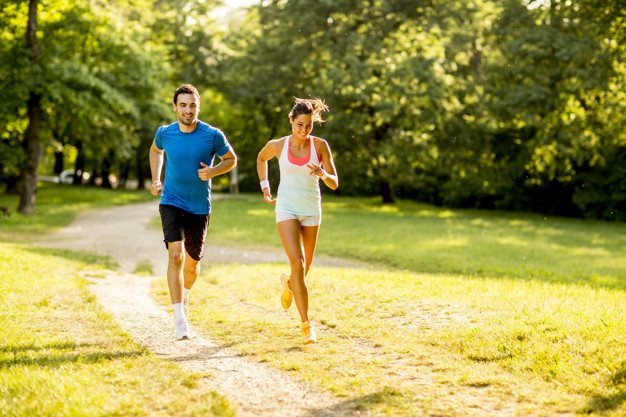
#> input picture Images/Running.png, 626 x 417 px; its folder holds 5 pictures in this run
$ jupyter execute 10_HOG_SVM_People_Detection.ipynb
#> lines starting #> are read from the running program, lines starting #| are printed output that depends on the picture; after the words box and inside, x2 and y2 are one past the last pixel; in counts of white or black regions, pixels touching at a corner belong together
### **People Detection with HOG and a Linear SVM**

[](https://colab.research.google.com/github/jrafa1607/Computer_Vision_In_Python/blob/main/Algorithms/10_HOG_SVM_People_Detection.ipynb)

> The **Histogram of Oriented Gradients (HOG)** describes a window by the distribution of edge directions in small cells. OpenCV ships a **linear SVM** trained on HOG features of pedestrians (Dalal and Triggs, 2005). Sliding a 64×128 window over the image at several scales detects people; **non-maximum suppression** removes overlapping boxes.

[cell 1]
# Import libraries and helpers (images load from ../Images locally, or from GitHub in Colab)
import os
import urllib.request

import cv2
import numpy as np
from matplotlib import pyplot as plt

BASE_URL = "https://raw.githubusercontent.com/jrafa1607/Computer_Vision_In_Python/main/Images/"

def load_image(name, flags=cv2.IMREAD_COLOR):
    """Returns the image in OpenCV format (BGR for color images)."""
#> called with name = 'Running.png', flags = 1
    local = os.path.join("..", "Images", name)
    if os.path.exists(local):
        data = np.fromfile(local, np.uint8)
    else:
        with urllib.request.urlopen(BASE_URL + name) as response:
            data = np.frombuffer(response.read(), np.uint8)
    return cv2.imdecode(data, flags)
#> returned value is the input picture: shape (417, 626, 3); mean B, G, R 78, 152.2, 157.7

def show(images, titles, size=(14, 4)):
    """Shows images side by side; color images are converted from BGR to RGB for Matplotlib."""
    fig, axes = plt.subplots(1, len(images), figsize=size)
    for ax, image, title in zip(np.atleast_1d(axes), images, titles):
        if image.ndim == 3:
            ax.imshow(cv2.cvtColor(image, cv2.COLOR_BGR2RGB))
        else:
            ax.imshow(image, cmap="gray", vmin=0, vmax=255)
        ax.set_title(title)
        ax.axis("off")
    plt.tight_layout()
    plt.show()

#### **How HOG Works**

1. **Gradients:** magnitude and direction of the intensity change at every pixel.
2. **Cells:** the window is split into 8×8-pixel cells; each cell builds a 9-bin histogram of gradient directions weighted by magnitude.
3. **Block normalization:** histograms of 2×2 cells are normalized together, which reduces the effect of lighting and contrast.
4. **Descriptor:** all block histograms are concatenated (3,780 values for a 64×128 window) and scored by the SVM.

[cell 2]
# Load the image and the pretrained people detector
img = load_image("Running.png")
hog = cv2.HOGDescriptor()
hog.setSVMDetector(cv2.HOGDescriptor_getDefaultPeopleDetector())
print("Descriptor length per 64x128 window:", hog.getDescriptorSize())

[cell 3]
# Detect people at several scales and keep the best non-overlapping boxes
boxes, weights = hog.detectMultiScale(img, winStride=(4, 4), padding=(8, 8), scale=1.05)
#> boxes = [[235, 82, 129, 257], [113, 57, 149, 297]]; weights = [1.88, 1.75]
weights = np.ravel(weights).tolist()
keep = np.array(cv2.dnn.NMSBoxes([list(map(int, b)) for b in boxes], weights, 0.5, 0.3)).ravel() if len(boxes) else []
#> keep = [0, 1]

result = img.copy()
for i in keep:
    x, y, w, h = boxes[i]
    cv2.rectangle(result, (x, y), (x + w, y + h), (0, 255, 0), 2)
    cv2.putText(result, f"{weights[i]:.2f}", (x, y - 6), cv2.FONT_HERSHEY_SIMPLEX, 0.6, (0, 255, 0), 2)
#> this loop made 2 passes
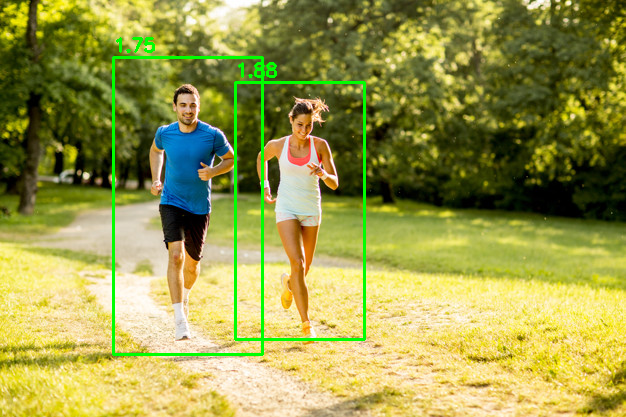
#> result: shape (417, 626, 3); 2.1% of pixels changed, all inside (x1, y1, x2, y2) = (112, 37, 366, 356)
print(f"Raw detections: {len(boxes)} | after NMS: {len(keep)}")
#| Raw detections: 2 | after NMS: 2
show([img, result], ["Original", "People detected (SVM score)"], size=(15, 5))
#> the loop in show, `for ax, image, title in zip(np.atleast_1d(axes), images, titles):` made 2 passes
#> title on passes 1 to 2: 'Original', 'People detected (SVM score)'
#> in show, `plt.show()`:
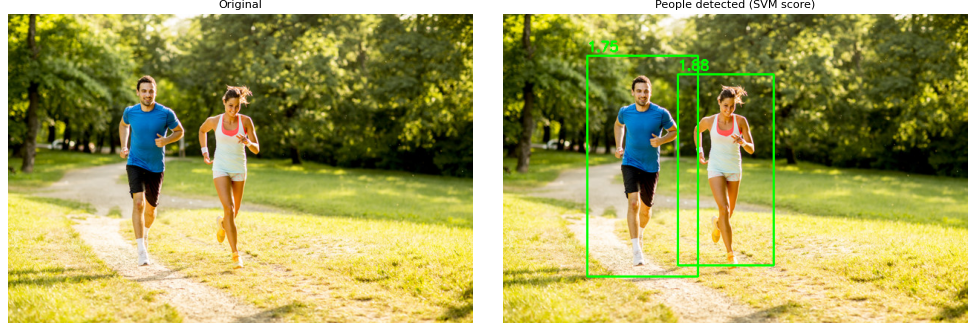
#> figure drawn by matplotlib, 2 panels
